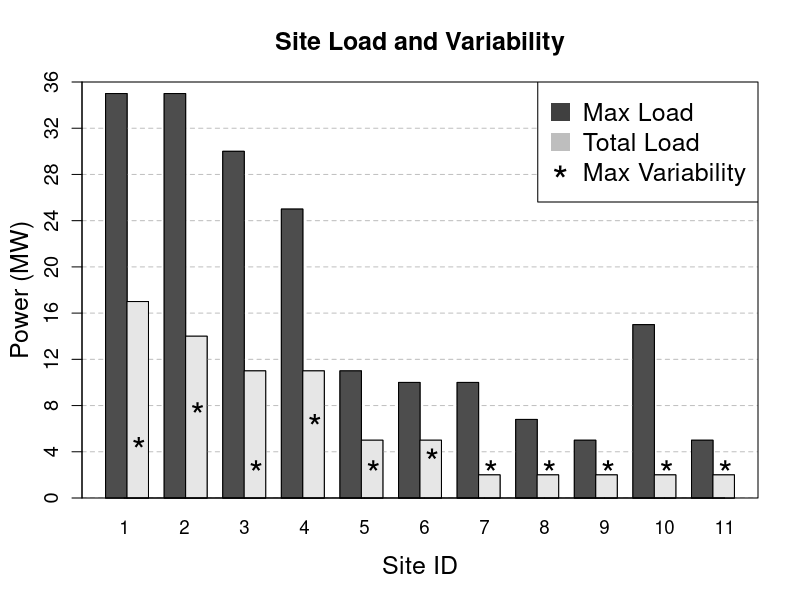

Reproduce this figure in R.
d<-read.table("Table1.txt", header=T)
d1<-d[,c(5,3)]
d2<-d[,c(6)]
d1<-data.matrix(d1)

pdf("Table1-graph.pdf", width=7, height=7)
barplot(t(d1),width=c(1.25,1.25,0.25), ylim=c(0,36), xlim=c(1,37.5),beside=T,axes=FALSE)
abline(h=seq(0,32,by=4),col="gray",lty=2)
barplot(t(d1), width=c(1.25,1.25,0.25), ylim=c(0,36), xlim=c(1,37.5),beside=T,axes=FALSE,add=T)

box()
axis(1,at=seq(2,37,by=3.5),labels=seq(1,11,by=1),las=0, cex.axis=1.12, tck=0)
axis(2,at=seq(0,36,by=4),labels=seq(0,36,by=4),cex.axis=1.2)
legend("topright", legend=c("Max Load", "Total Load", "Max Variability"), pch=c(15,15,42), col=c("gray25","gray","black"),cex=1.5,pt.cex=2.5)
title(main=paste("Site Load and Variability"),cex.main=1.5)
mtext("Site ID", side=1, line=3, cex=1.5)
mtext("Power (MW)", side=2, line=2.5, cex=1.5)

library(calibrate)
for (i in 1:length(d2))
	points((2.85 + (i-1) * 3.42),d2[i]-0.2, pch='*', cex=2.2,col ="black", bg="black") 

dev.off()
